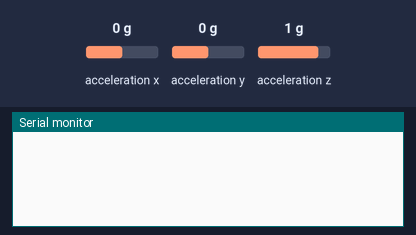
A sketch run on a simulated Arduino Nano RP2040 Connect. Shown: the last lines printed to the serial monitor. The inputs (shaded band) are chosen by the test bench; at power-on: acceleration x 0 g, acceleration y 0 g, acceleration z 1 g.

Above: at 1.2 s.
1.3 s: acceleration x set to -1.4 g
At 2.2 s:
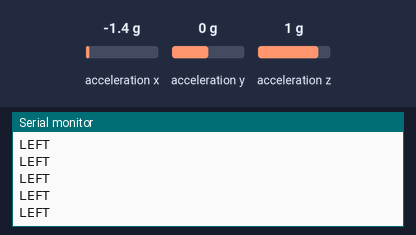
3.2 s: acceleration x set to 0.8 g
At 4.0 s:
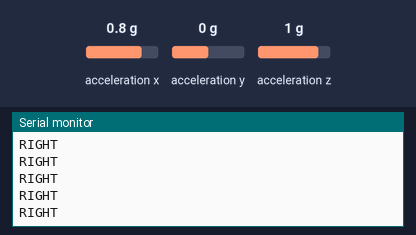

The sketch:

nano33iot_advanced_570.ino
```cpp
// snippet: nano33iot_advanced_570
// tags: arduino_lsm6ds3
// boards: avr, esp32, megaavr, nano33iot, romi32u4, rp2040
// library: Arduino_LSM6DS3
// description: Gesture detection: read LSM6DS3 acceleration at 100 Hz
// prompts: gesture, detection, lsm6ds3, acceleration, detect, shake
// verified: compile-only
// source: kd-generated (id 570)
// exact-include: Arduino_LSM6DS3.h

#include <Arduino_LSM6DS3.h>

#define SHAKE_THRESHOLD 2.5
#define TILT_THRESHOLD 0.7
#define SAMPLE_COUNT 3

unsigned long prevMs = 0;
int shakeCount = 0;
int tiltLeftCount = 0;
int tiltRightCount = 0;

void setup() {
  Serial.begin(9600);
  while (!Serial && millis() < 3000);
  if (!IMU.begin()) {
    Serial.println("IMU init failed");
    while (1);
  }
}

void loop() {
  unsigned long now = millis();
  if (now - prevMs < 10) return;
  prevMs = now;

  if (IMU.accelerationAvailable()) {  // LSM6DS3: true when a new accel sample is ready
    float ax, ay, az;
    IMU.readAcceleration(ax, ay, az);  // LSM6DS3: writes g-force into the 3 float args; NOT getMotion6()
    float mag = sqrt(ax * ax + ay * ay + az * az);

    if (mag > SHAKE_THRESHOLD) {
      shakeCount++;
      if (shakeCount >= SAMPLE_COUNT) {
        Serial.println("SHAKE");
        shakeCount = 0;
      }
    } else {
      shakeCount = 0;
    }

    if (ax < -TILT_THRESHOLD) {
      tiltLeftCount++;
      if (tiltLeftCount >= SAMPLE_COUNT) {
        Serial.println("LEFT");
        tiltLeftCount = 0;
      }
    } else {
      tiltLeftCount = 0;
    }

    if (ax > TILT_THRESHOLD) {
      tiltRightCount++;
      if (tiltRightCount >= SAMPLE_COUNT) {
        Serial.println("RIGHT");
        tiltRightCount = 0;
      }
    } else {
      tiltRightCount = 0;
    }
  }
}
```

Measured:
- after the input at 1.3 s, the serial monitor: prints a new line at once (image 1)
- after the input at 3.2 s, the serial monitor: prints a new line at once (image 2)
